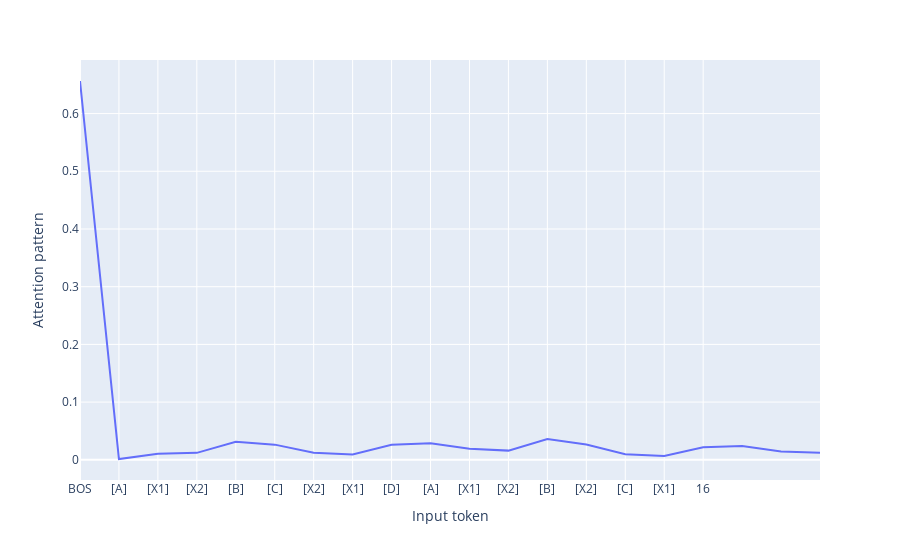

This figure's notebook cell:
### Code cell
fig = px.line(pattern_store[1][6][-2][:-1])
fig.update_layout(xaxis_title="Input token", yaxis_title="Attention pattern",
                  xaxis=dict(tickvals=np.arange(17), ticktext=str_tokens_plot[:-1]), showlegend=False)
fig

### Figure 1 — Plotly figure (JSON) as saved in the notebook; plotly's stock layout.template omitted (floating-point values rounded to 4 significant figures)
{"data": [{"hovertemplate": "variable=0<br>index=%{x}<br>value=%{y}<extra></extra>", "legendgroup": "0", "line": {"color": "#636efa", "dash": "solid"}, "marker": {"symbol": "circle"}, "mode": "lines", "name": "0", "orientation": "v", "showlegend": true, "type": "scatter", "x": [0, 1, 2, 3, 4, 5, 6, 7, 8, 9, 10, 11, 12, 13, 14, 15, 16, 17, 18, 19], "xaxis": "x", "y": [0.6565, 0.001379, 0.0104, 0.01201, 0.03126, 0.02626, 0.01215, 0.009084, 0.02586, 0.02853, 0.01932, 0.0159, 0.03608, 0.02661, 0.009618, 0.006636, 0.02176, 0.02394, 0.01432, 0.01241], "yaxis": "y"}], "layout": {"legend": {"title": {"text": "variable"}, "tracegroupgap": 0}, "margin": {"t": 60}, "showlegend": false, "xaxis": {"anchor": "y", "domain": [0, 1], "ticktext": ["BOS", "[A]", "[X1]", "[X2]", "[B]", "[C]", "[X2]", "[X1]", "[D]", "[A]", "[X1]", "[X2]", "[B]", "[X2]", "[C]", "[X1]"], "tickvals": [0, 1, 2, 3, 4, 5, 6, 7, 8, 9, 10, 11, 12, 13, 14, 15, 16], "title": {"text": "Input token"}}, "yaxis": {"anchor": "x", "domain": [0, 1], "title": {"text": "Attention pattern"}}}}
